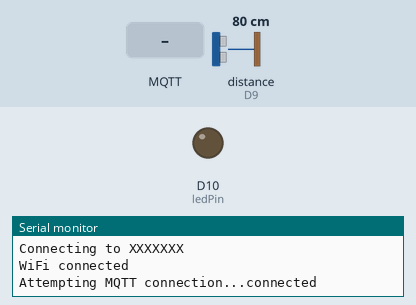
Recording of a sketch running on a simulated Arduino MKR. On the bench: output pins drawn as LEDs (lit = HIGH), the last lines printed to the serial monitor. Wiring (inferred from the names in the program): ultrasonic range finder: trigger D8; echo D9. Dashed ring = blinking. Inputs (shaded band) come from the test bench; at power-on: distance to the obstacle (sensor on D9) 80 cm. The echo pulse lasts 58.3 µs per cm; WiFi joins after 1.5 s; servers stay silent unless stated; no MQTT or app messages arrive unless stated; pins used as bus, display or sensor lines are not drawn.

Above: at 2.7 s.
2.8 s: MQTT message "SIT210/wave" arrives on the first subscribed topic
At 3.2 s:
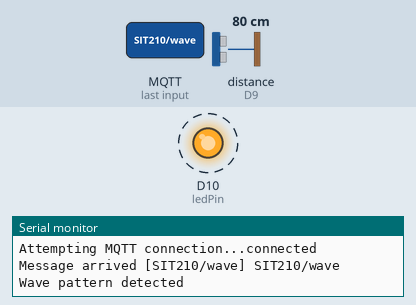
5.8 s: MQTT message "SIT210/pat" arrives on the first subscribed topic
At 6.2 s:
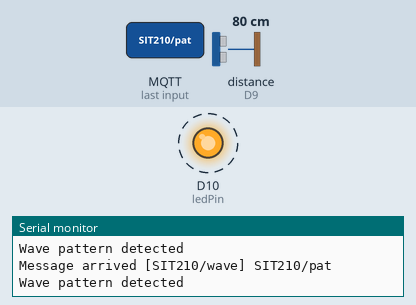
8.8 s: MQTT message "1" arrives on the first subscribed topic
At 9.2 s:
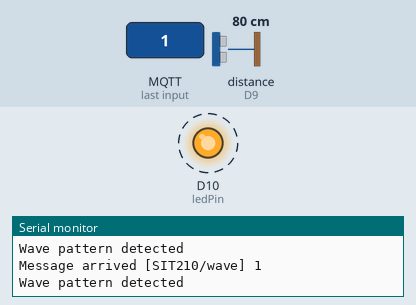
11.8 s: MQTT message "0" arrives on the first subscribed topic
At 12.2 s:
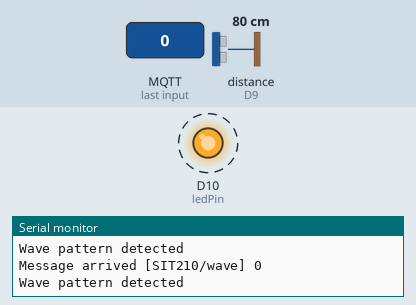
14.8 s: MQTT message "2" arrives on the first subscribed topic
At 18.1 s:
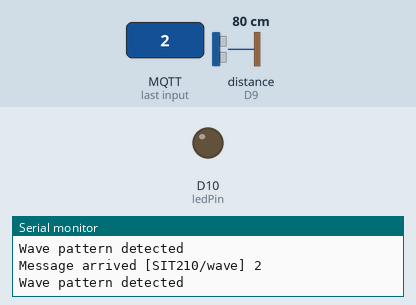
Timing chart, 0 to 18.8 s (numbered marks = the images above; inputs shaded):
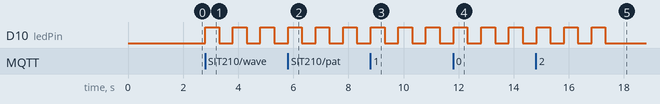

The sketch:

MQTT_changed_requirement-3.ino
```cpp
#include <WiFiNINA.h>
#include <PubSubClient.h>

const char* ssid = "XXXXXXX";
const char* password = "XXXXXXX";
const char* mqtt_server = "broker.emqx.io";
const int mqtt_port = 1883;

WiFiClient espClient;
PubSubClient client(espClient);

const int trigPin = 8;
const int echoPin = 9;
const int ledPin = 10;
long duration;
int distance;

void setup() {
  Serial.begin(115200);
  pinMode(trigPin, OUTPUT);
  pinMode(echoPin, INPUT);
  pinMode(ledPin, OUTPUT);

  setup_wifi();
  client.setServer(mqtt_server, mqtt_port);
  client.setCallback(callback);

  if (!client.connected()) {
    reconnect();
  }
  client.subscribe("SIT210/wave");
  client.subscribe("SIT210/pat"); // Subscribe to pat topic
}

void setup_wifi() {
  delay(10);
  Serial.println();
  Serial.print("Connecting to ");
  Serial.println(ssid);

  WiFi.begin(ssid, password);

  while (WiFi.status() != WL_CONNECTED) {
    delay(500);
    Serial.print(".");
  }

  Serial.println("");
  Serial.println("WiFi connected");
}

void reconnect() {
  while (!client.connected()) {
    Serial.print("Attempting MQTT connection...");
    if (client.connect("ArduinoClient")) {
      Serial.println("connected");
    } else {
      Serial.print("failed, rc=");
      Serial.print(client.state());
      Serial.println(" try again in 5 seconds");
      delay(5000);
    }
  }
}

void callback(char* topic, byte* payload, unsigned int length) {
  Serial.print("Message arrived [");
  Serial.print(topic);
  Serial.print("] ");

  String incomingMessage;
  for (int i = 0; i < length; i++) {
    incomingMessage += (char)payload[i];
  }
  Serial.println(incomingMessage);

  // Flash LED differently based on topic
  if (String(topic) == "SIT210/wave") {
    Serial.println("Wave pattern detected");
    // Flash LED 3 times
    for (int i = 0; i < 3; i++) {
      digitalWrite(ledPin, HIGH);
      delay(500);
      digitalWrite(ledPin, LOW);
      delay(500);
    }
  } else if (String(topic) == "SIT210/pat") {
    Serial.println("Pat pattern detected");
    // Flash LED 5 times quickly for pat
    for (int i = 0; i < 5; i++) {
      digitalWrite(ledPin, HIGH);
      delay(200);
      digitalWrite(ledPin, LOW);
      delay(200);
    }
  }
}

void loop() {
  if (!client.connected()) {
    reconnect();
  }
  client.loop();

  // Measure the distance using the ultrasonic sensor
  digitalWrite(trigPin, LOW);
  delayMicroseconds(2);
  digitalWrite(trigPin, HIGH);
  delayMicroseconds(10);
  digitalWrite(trigPin, LOW);

  duration = pulseIn(echoPin, HIGH);
  distance = duration * 0.034 / 2;

  if (distance < 10) {
    String message = "Tanmay";
    client.publish("SIT210/wave", message.c_str());
    delay(2000);  // Rate-Limiting
  }
}
```

Measured:
- after the input at 2.8 s, D10 (ledPin): alternates HIGH for 0.50 s and LOW for 0.50 s, starting at once
- after the input at 5.8 s, D10 (ledPin): alternates HIGH for 0.50 s and LOW for 0.50 s, starting at once
- after the input at 8.8 s, D10 (ledPin): alternates HIGH for 0.50 s and LOW for 0.50 s, starting at once
- after the input at 11.8 s, D10 (ledPin): alternates HIGH for 0.50 s and LOW for 0.50 s, starting at once
- after the input at 14.8 s, D10 (ledPin): alternates HIGH for 0.50 s and LOW for 0.50 s, 6 changes in all, then stays LOW, starting at once
